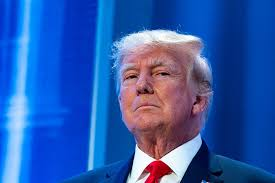
#> input picture FirstModel/dataset/named/person1/Unknown-1.jpeg, 275 x 183 px, given as the content of the folder FirstModel/dataset/negative, which was not available
$ python train.py
#> lines starting #> are read from the running program, lines starting #| are printed output that depends on the picture; pictures that were not available may be replaced by others from this repository, and a replacement may not be noted
import cv2
import numpy as np
import os
import joblib
from sklearn.decomposition import PCA
from sklearn.preprocessing import StandardScaler
from sklearn.svm import SVC
from skimage.feature import hog, local_binary_pattern
from skimage.util import random_noise
from skimage import exposure

#Relative Path
DATASET_PATH = "FirstModel"
NEGATIVE_PATH = os.path.join(DATASET_PATH, "dataset/negative")
UNKNOWN_PATH = os.path.join(DATASET_PATH, "dataset/unknown")
NAMED_PATH = os.path.join(DATASET_PATH, "dataset/named")

# LBP Parametre
LBP_RADIUS = 1
LBP_POINTS = 8 * LBP_RADIUS

#Load OPENCV Haar Feature Classifier
haar_cascade = cv2.CascadeClassifier(cv2.data.haarcascades + "haarcascade_frontalface_default.xml")

def augment_image(img):
    """ Rotation, Flip, Noise, Brightness change """
    augmented_images = [img]
    noisy_img = random_noise(img, mode='gaussian', var=0.01)
    dark_img = exposure.adjust_gamma(img, gamma=0.7)
    bright_img = exposure.adjust_gamma(img, gamma=1.3)
    blurred_img = cv2.GaussianBlur(img, (3,3), 0)

    augmented_images.extend([(noisy_img * 255).astype(np.uint8),
                             (dark_img * 255).astype(np.uint8),
                             (bright_img * 255).astype(np.uint8),
                             blurred_img])

    flipped_img = cv2.flip(img, 1)
    augmented_images.append(flipped_img)

    return augmented_images


def extract_features(img):
    """Face feature extraction using Haar cascade classifier """
    #detect the face
    faces = haar_cascade.detectMultiScale(img, scaleFactor=1.1, minNeighbors=5, minSize=(30, 30))

    #if detect the face then grab the whole area
    if len(faces) > 0:
        x, y, w, h = faces[0]  #get the first face detected
        face_roi = img[y:y+h, x:x+w]  #withdraw the area
        face_roi = cv2.resize(face_roi, (64, 64))  #normalize the size
    else:
        face_roi = cv2.resize(img, (64, 64))  #if no face detected,then use the whole img

    #switch the whole face img into one-dimension vector sets
    return face_roi.flatten()

def load_images_from_folder(folder, label, image_size=(64, 64)):
    """load the img and withdraw the features"""
    images = []
    labels = []

    for filename in os.listdir(folder):
        img_path = os.path.join(folder, filename)
        img = cv2.imread(img_path, cv2.IMREAD_GRAYSCALE)

        if img is not None:
            img = cv2.resize(img, image_size)
            augmented_imgs = augment_image(img)

            for aug_img in augmented_imgs:
                features = extract_features(aug_img)
                images.append(features)
                labels.append(label)

    return images, labels

def train_model():
    """train the face recognition model"""

    X, y = [], []

    print("* processing the non_face img")
    neg_images, neg_labels = load_images_from_folder(NEGATIVE_PATH, label=0)
#> in load_images_from_folder, `img = cv2.imread(img_path, cv2.IMREAD_GRAYSCALE)`:
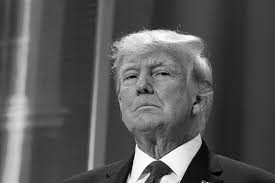
#> img: shape (183, 275); min 0, max 255, mean 86.9
#> in augment_image, `dark_img = exposure.adjust_gamma(img, gamma=0.7)`:
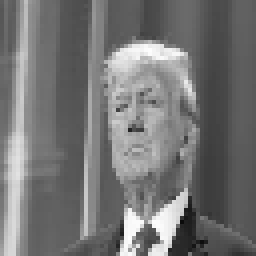
#> dark_img: shape (64, 64) (shown 4 times larger); min 11, max 253, mean 116.6
#> in augment_image, `bright_img = exposure.adjust_gamma(img, gamma=1.3)`:
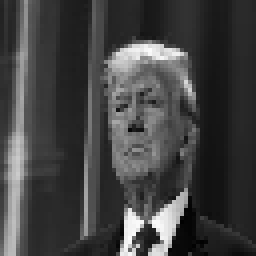
#> bright_img: shape (64, 64) (shown 4 times larger); min 1, max 251, mean 66.4
#> in augment_image, `flipped_img = cv2.flip(img, 1)`:
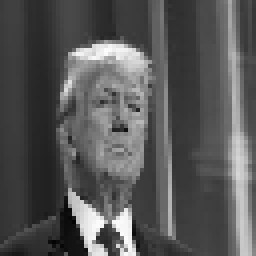
#> flipped_img: shape (64, 64) (shown 4 times larger); min 3, max 252, mean 86.9
#> in load_images_from_folder, `augmented_imgs = augment_image(img)`: augmented_imgs = 6 items
#> the loop in load_images_from_folder, `for aug_img in augmented_imgs:` made 6 passes
#> pass 3, in extract_features (call 3), `face_roi = cv2.resize(img, (64, 64))`:
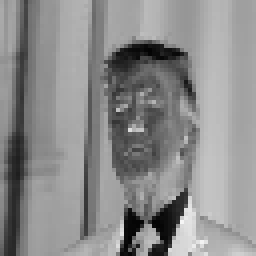
#> face_roi: shape (64, 64) (shown 4 times larger); min 3, max 245, mean 139.4
#> after the loop in load_images_from_folder, `for aug_img in augmented_imgs:`: labels = [0, 0, 0, 0, 0, 0]
#> neg_images = 6 items; neg_labels = [0, 0, 0, 0, 0, 0]
    X.extend(neg_images)
    y.extend(neg_labels)

    print("* processing the face img without name")
    unknown_images, unknown_labels = load_images_from_folder(UNKNOWN_PATH, label=1)
#> in augment_image (call 2), `noisy_img = random_noise(img, mode='gaussian', var=0.01)`:
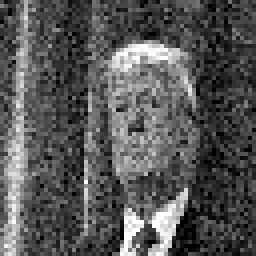
#> noisy_img: shape (64, 64) float64 (shown 4 times larger); min 0, max 1, mean 0.341
#> the loop in load_images_from_folder (call 2), `for aug_img in augmented_imgs:` made 6 passes
#> unknown_images = 6 items; unknown_labels = [1, 1, 1, 1, 1, 1]
    X.extend(unknown_images)
    y.extend(unknown_labels)

    print("* processing the face img with name")
    label_map = {}
    current_label = 2

    for person_name in os.listdir(NAMED_PATH):
        person_folder = os.path.join(NAMED_PATH, person_name)
        if os.path.isdir(person_folder):
            label_map[current_label] = person_name
            person_images, person_labels = load_images_from_folder(person_folder, label=current_label)
#> in augment_image (call 3), `noisy_img = random_noise(img, mode='gaussian', var=0.01)`:
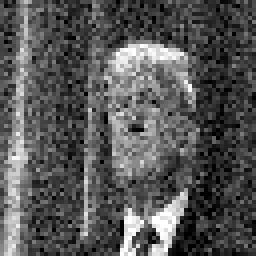
#> noisy_img: shape (64, 64) float64 (shown 4 times larger); min 0, max 1, mean 0.34
            X.extend(person_images)
            y.extend(person_labels)
            current_label += 1
        print(f"* processing done for {person_name}")
#> pass 2 of the loop in train_model, `for person_name in os.listdir(NAMED_PATH):`:
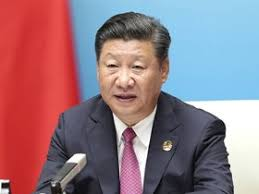
#> input picture FirstModel/dataset/named/person2/Unknown-1.jpeg, 259 x 194 px, found by its file name
#> in augment_image (call 6), `flipped_img = cv2.flip(img, 1)`:
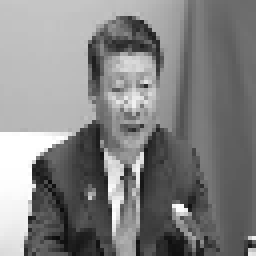
#> flipped_img: shape (64, 64) (shown 4 times larger); min 12, max 255, mean 130.1
#> the loop in load_images_from_folder (call 4), `for aug_img in augmented_imgs:` made 6 passes
#> pass 3, in extract_features (call 33), `face_roi = cv2.resize(img, (64, 64))`:
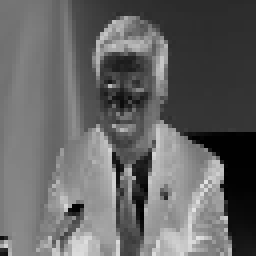
#> face_roi: shape (64, 64) (shown 4 times larger); min 1, max 226, mean 100.5
#> after the loop in load_images_from_folder (call 4), `for aug_img in augmented_imgs:`: labels = [3, 3, 3, 3, 3, 3]
#> person_images = 6 items; person_labels = [3, 3, 3, 3, 3, 3]

    #switch the imgs into arrays
    X = np.array(X)
    y = np.array(y)

    #normalize the data
    scaler = StandardScaler()
    X = scaler.fit_transform(X)

    # PCA dimension reserve more than 95% Variance information）
    pca = PCA(n_components=0.95)
    X_pca = pca.fit_transform(X)

    #train SVM（RBF core）
    print("* trainingSVM...")
    classifier = SVC(kernel="rbf", C=10, probability=True)
    classifier.fit(X_pca, y)

    #save the model
    joblib.dump((pca, scaler, classifier, label_map), "FirstModel/face_recognition_model.pkl")
    print("|the training have done,and the model is successfully saved|")

if __name__ == "__main__":
    train_model()
